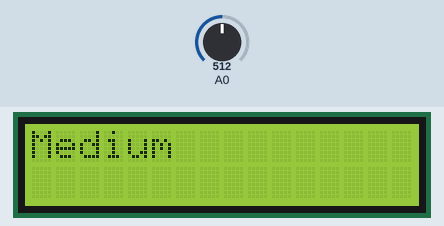
Recording of a sketch running on a simulated Arduino Uno, built with avr-gcc and run on an emulated ATmega328P. Shown: 16×2 character LCD. Inputs (shaded band) come from the test bench; at power-on: A0 = 512.

Above: at 1.2 s.
1.3 s: A0 set to 400
At 1.9 s:
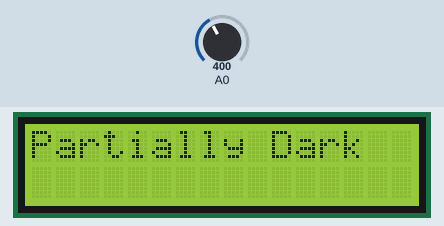
3.5 s: A0 set to 195
At 3.9 s:
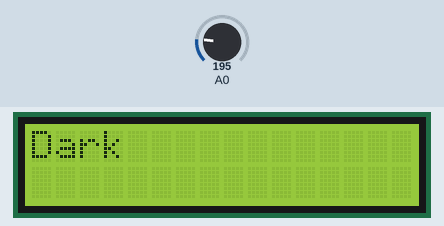
6.5 s: A0 set to 625
At 7.0 s:
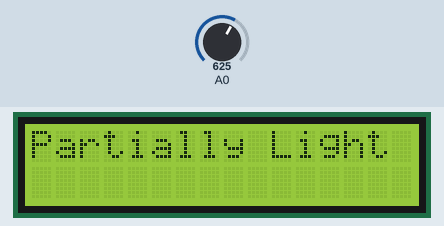
9.5 s: A0 set to 830
At 10.0 s:
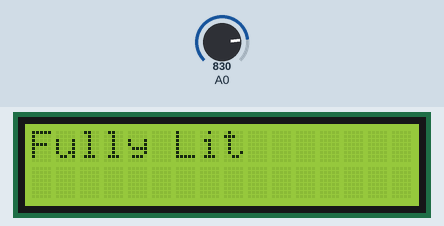
12.5 s: A0 set to 810
At 13.0 s:
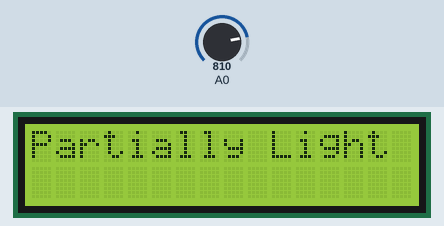
15.1 s: A0 set to 900
At 15.5 s:
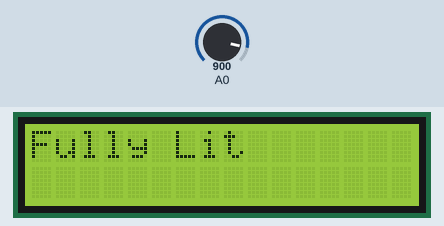

The sketch:

Displaying_Data_On_LED_Display.ino
```cpp
// 1- Name : Miran Member
// 2- Description - using a 16x2 display display the information from photo sensor


#include <LiquidCrystal.h>
LiquidCrystal lcd(12, 11, 5, 4, 3, 2);

void setup() {
  lcd.begin(16, 2);
  Serial.begin(9600);
}

void loop() {
  int value = analogRead(A0);
  lcd.setCursor(0, 0); // set cursor to default location
  if (value <= 205) {
    lcd.print("Dark");
  }
  else if (value <= 410) {
    lcd.print("Partially Dark");
  }
  else if (value <= 615) {
    lcd.print("Medium");
  }
  else if (value <= 820) {
    lcd.print("Partially Light");
  }
  else if (value <= 1023) {
    lcd.print("Fully Lit");
  }
  delay(500);
  lcd.clear(); // clearing the screen to refresh it
}
```

Measured:
- after the input at 1.3 s, the display: first differs from a run without the input after 0.27 s (image 1)
- after the input at 3.5 s, the display: first differs from a run without the input after 0.09 s (image 2)
- after the input at 6.5 s, the display: first differs from a run without the input after 0.11 s (image 3)
- after the input at 9.5 s, the display: first differs from a run without the input after 0.14 s (image 4)
- after the input at 12.5 s, the display: first differs from a run without the input after 0.16 s (image 5)
- after the input at 15.1 s, the display: first differs from a run without the input after 0.08 s (image 6)
- what the display in image 1 shows lasts 0.5 s, from 1.6 s to 2.1 s
